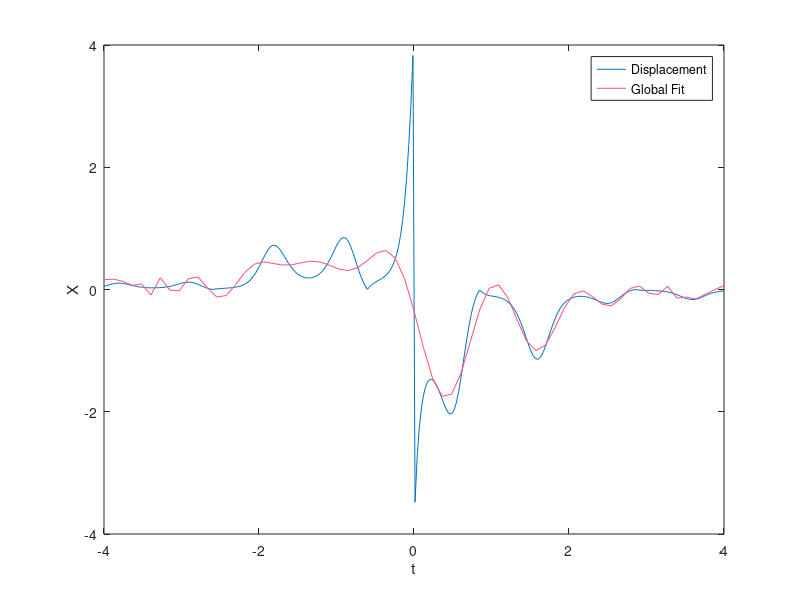

This chart was generated by the following MATLAB code:
%PROJECT%
clear variables
close all
clc

%VARIABLES%
C = 0.9;
tau1 = 0.4;
tau2 = 0.15;

%%
%PLOTTING THE DISPLACEMENT EQUATION%

n = 300;
i = 1;
for t = linspace(-4,4,n);
    if t<0;
        x(i) = abs(cos(pi/2*(t-tau1))).*exp(-(C*sin(2*pi*(t-tau1)))).*tan(pi./(1+exp(-(t-tau1))));      %Equation when t is negative
    elseif t > 0;
        x(i) = abs(cos(pi/2*(t+tau2))).*exp(-(C*sin(2*pi*(t+tau2)))).*tan(pi./(1+exp(-(t+tau2))));      %Equation when t is positive
    else 
        x(i) = 0;       %Equation when t is zero
    end
    i = i+1;
end
t = linspace(-4,4,n);
plot(t,x);
hold on

%%
%GLOBAL FIT%

PolDegree = 66;         %Degree of polynomial
n = PolDegree + 1;      %Number of points in fit
i = 1;

%For-loop discretizes equation and stores values in vector x
for t = linspace(-4,4,n);       %For-loop control statement
    if t<0;
        x_2(i) = abs(cos(pi/2*(t-tau1))).*exp(-(C*sin(2*pi*(t-tau1)))).*tan(pi./(1+exp(-(t-tau1))));        %Equation when t is negative
    elseif t > 0;
        x_2(i) = abs(cos(pi/2*(t+tau2))).*exp(-(C*sin(2*pi*(t+tau2)))).*tan(pi./(1+exp(-(t+tau2))));        %Equation when t is positive
    else 
        x_2(i) = 0;     %Equation when t is zero
    end
    i = i+1;
end

%Approach to solve polynomial fit: a = (T^t*T^-1)^(-1)*T^t*x
t = linspace(-4,4,n);
T_matrix = fliplr(vander(t));       %Creting T matrix
a = inv(transpose(T_matrix)*T_matrix)*transpose(T_matrix)*transpose(x_2);       %Solving for coefficients matrix
poly = T_matrix*a;      %Polynomial vector

plot(t,poly,'Color',[1,.3,.5]);
ylabel('X');xlabel('t');
legend('Displacement','Global Fit');
